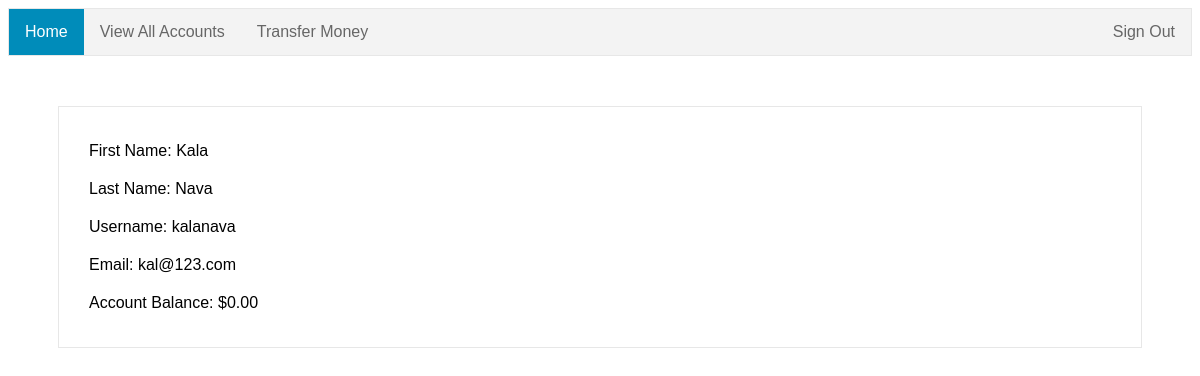
The page /bank/homepage/ (signed in) on the database as committed earlier.
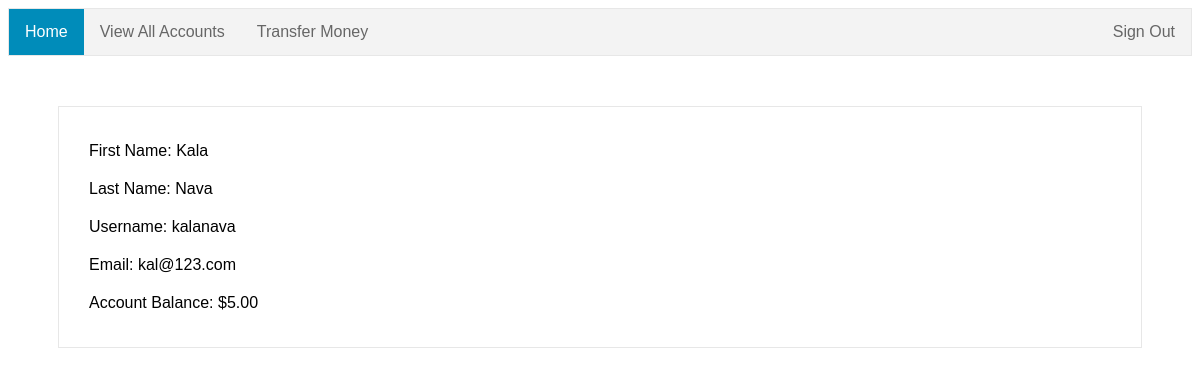
The same page on the database as committed later.
### bank/models.py (models this page shows, shortened)
class Accounts(models.Model):
    user = models.OneToOneField(User, on_delete=models.CASCADE)
    balance = models.DecimalField(decimal_places=2, max_digits=20)

### bank/views.py (the view)
@login_required(login_url=LOGIN_URL)
def homepage(request):
    user_account = get_object_or_404(Accounts, user=request.user)
    user_profile = user_account.user
    return render(request=request, template_name='bank/homepage.html',
                  context={'user_profile': user_profile, 'user_account': user_account})

### bank/templatetags/bank_templatetags.py (called while the page is built)
@register.filter
def prepend_dollars(dollars):
    if dollars:
        dollars = round(float(dollars), 2)
        return "$%s%s" % (intcomma(int(dollars)), ("%0.2f" % dollars)[-3:])
    else:
        return "$%s" % ("%0.2f" % dollars)

### bank/templates/bank/homepage.html
{% load bank_templatetags %}
{% load staticfiles %}
<link rel="stylesheet" type="text/css" href="{% static 'bank/style.css' %}"/>
<ul>
    <li><a class="active" href="{% url 'bank:homepage' %}">Home</a></li>
    <li><a href="{% url 'bank:view_accounts' %}">View All Accounts</a></li>
    <li><a href="{% url 'bank:money_transfer' %}">Transfer Money</a></li>
    <li style="float:right"><a href="{% url 'bank:sign_out' %}">Sign Out</a></li>
</ul>
<div id="main">
    <div id="user_info">
        <span>First Name:</span>
        <span>{{user_profile.first_name}}</span>
    </div>
    <div id="user_info">
        <span>Last Name:</span>
        <span>{{user_profile.last_name}}</span>
    </div>
    <div id="user_info">
        <span>Username:</span>
        <span>{{user_profile.username}}</span>
    </div>
    <div id="user_info">
        <span>Email:</span>
        <span>{{user_profile.email}}</span>
    </div>
    <div id="user_info">
        <span>Account Balance:</span>
        <span>{{user_account.balance|prepend_dollars}}</span>
    </div>
</div>

Rows that differ between the two databases and show on the page:
changed Accounts: balance|prepend_dollars "$0.00" → "$5.00"
